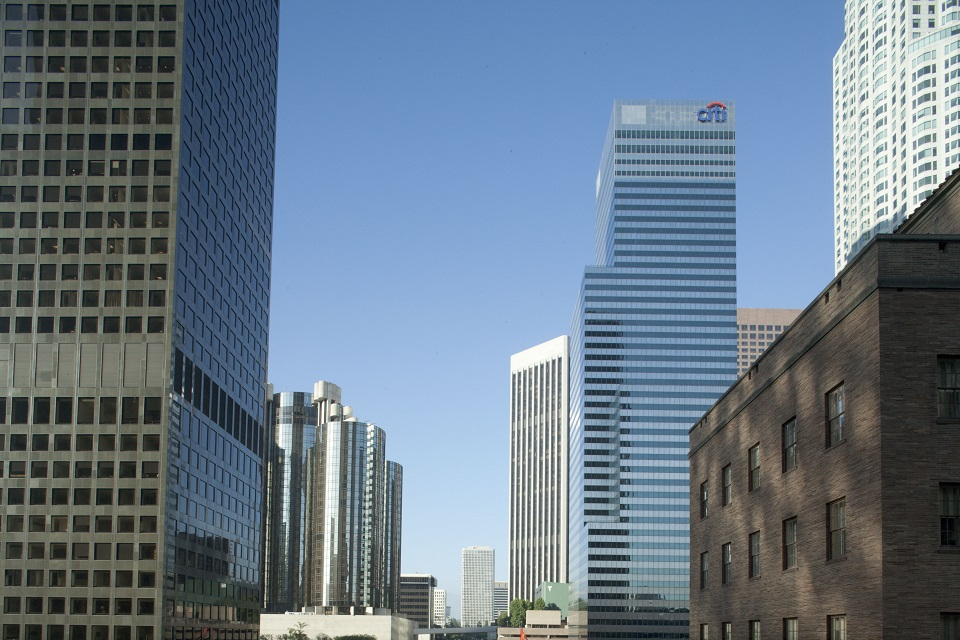
%> input picture post/2018/frequency-gaussian/input.jpg, 960 x 640 px
$ octave g.m   (GNU Octave 9; MATLAB toolbox functions it lacks are replaced by stand-ins)
%> lines starting %> are read from the running program, lines starting %| are printed output that depends on the picture
I = im2double(imread('input.jpg'));
[H, W, ~] = size(I);
%> H = 640; W = 960
N = 2*H;
%> N = 1280
M = 2*W;
%> M = 1920
Ip = zeros(N,M, 3);
Ip(1:H,1:W,:) = I;
[x,y]=meshgrid(1:M,1:N);
Ic = Ip.*repmat((-1).^(x+y),1,1,3);
F=fft2(Ic);

Mag=abs(F);
Pha = angle(F);
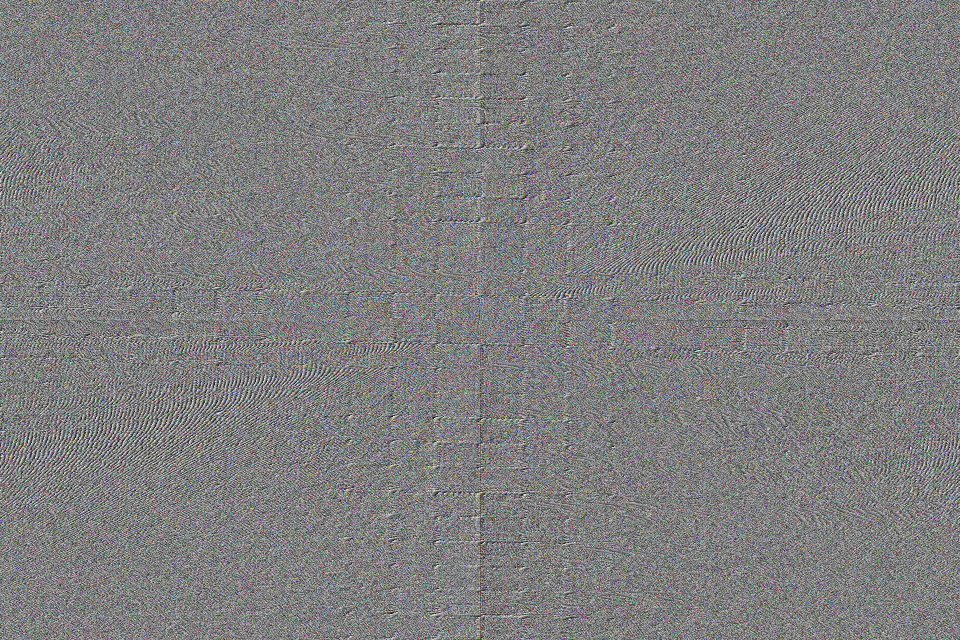
%> Pha: size 1280x1920x3 double (shown at 1/2 size); mean R, G, B 1.28e-06, 2.56e-06, 5.15e-18; drawn with min black and max white
Vmag = log(Mag)/8;
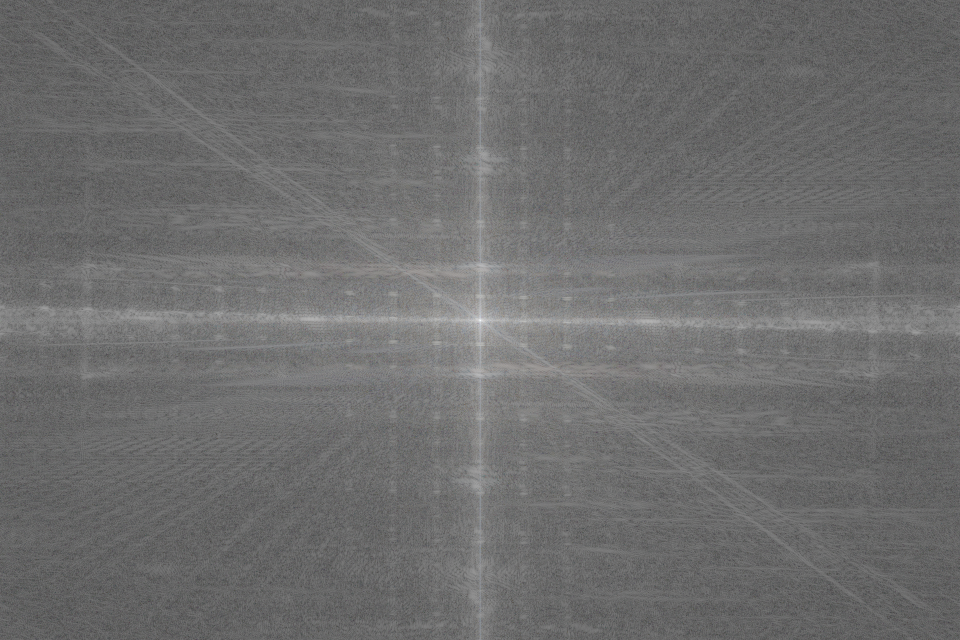
%> Vmag: size 1280x1920x3 double (shown at 1/2 size); mean R, G, B 0.375, 0.375, 0.375; drawn with min black and max white
Vpha=(Pha/pi+1)/2;


[u,v] = meshgrid(1:M,1:N);
cu = (1+M)/2;
%> cu = 960.5
cv = (1+N)/2;
%> cv = 640.5
sigma = 10;
h = exp(-2*pi^2*sigma^2*((u-cu).^2 + (v-cv).^2)/(M*N));

G = F.*repmat(h,1,1,3);
Is=real(ifft2(G));
t=Is.*repmat((-1).^(x+y),1,1,3);
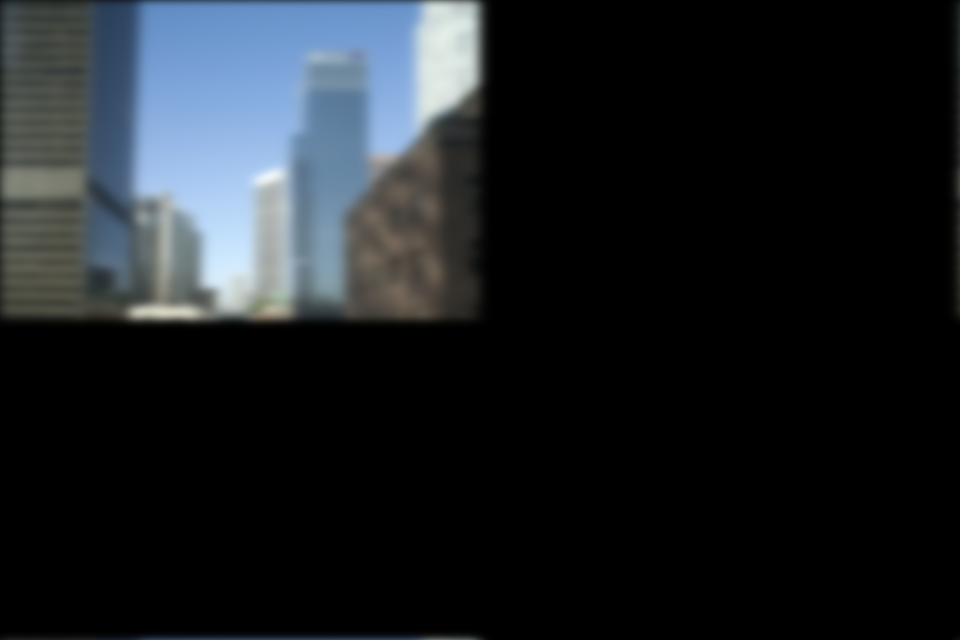
%> t: size 1280x1920x3 double (shown at 1/2 size); mean R, G, B 0.102, 0.118, 0.133; mean of the top-left, top-right, bottom-left and bottom-right quarters 0.465, 0.00325, 0.00405, 3.13e-05; drawn with min black and max white
Iout = zeros(H, W, 3);
Iout(1:H, 1:W, :) = t(1:H, 1:W, :);

groundtruth=imgaussfilt(I,sigma);
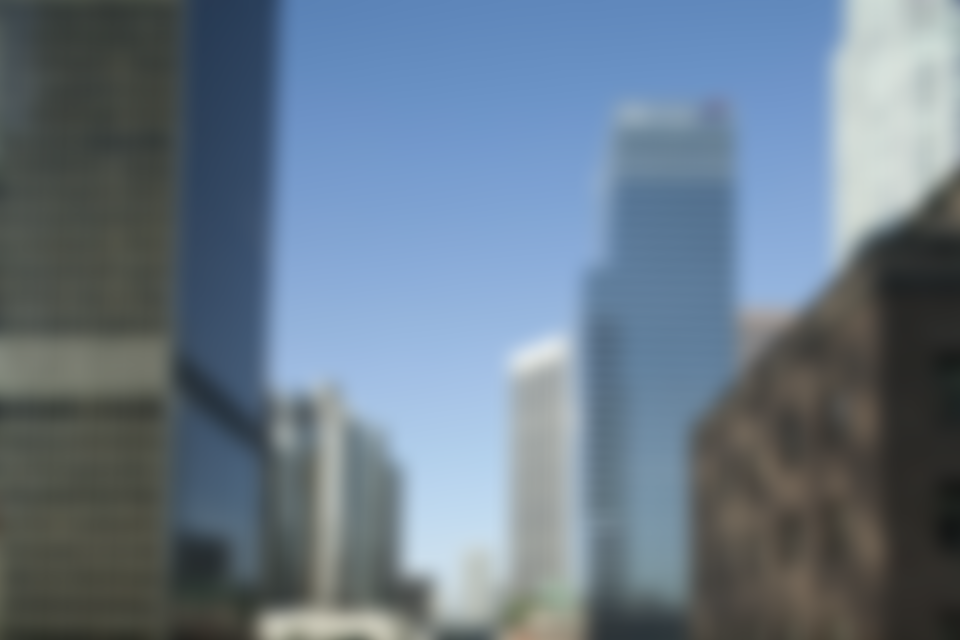
%> groundtruth: size 640x960x3 double; mean R, G, B 0.409, 0.473, 0.533

imwrite(Vmag, 'mag.jpg');
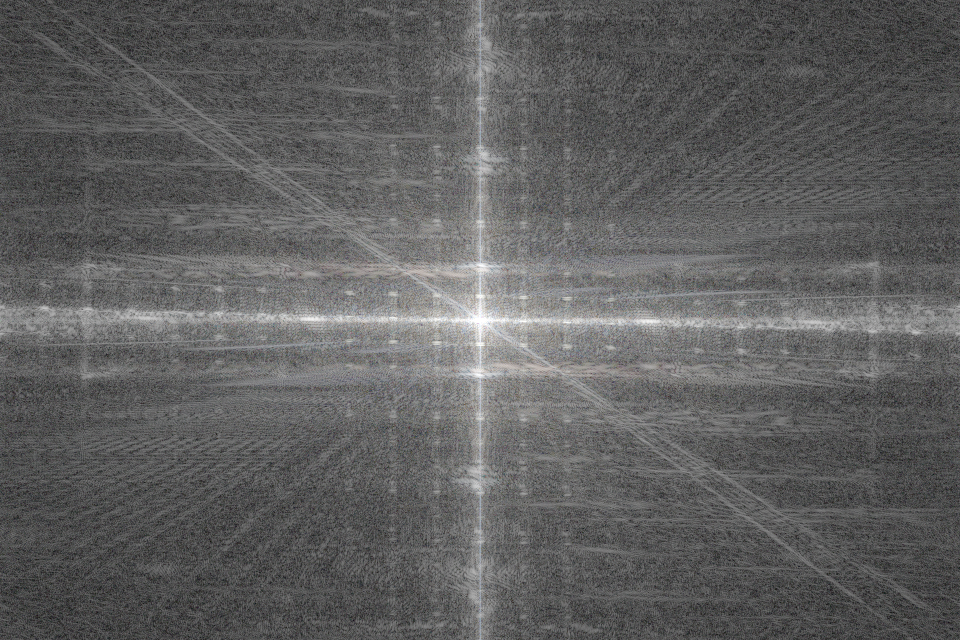
%> saved as mag.jpg: size 1280x1920x3 uint8 (shown at 1/2 size); mean R, G, B 95.7, 95.6, 95.6
imwrite(Vpha, 'phase.jpg');
imwrite(Ip, 'Ip.jpg');

imwrite(h, 'hfilter.jpg');
imwrite(Is, 'Is.jpg');
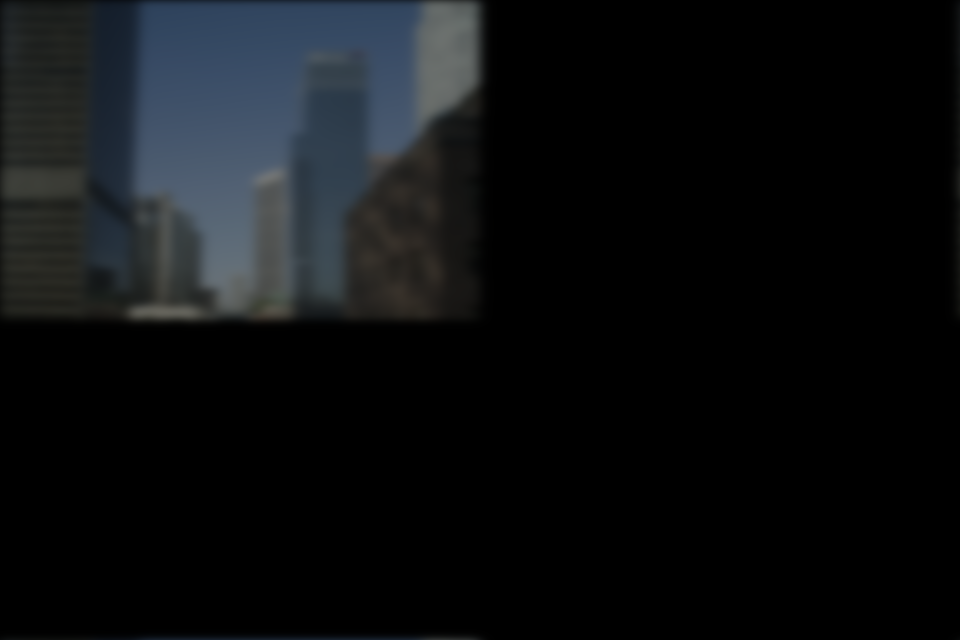
%> saved as Is.jpg: size 1280x1920x3 uint8 (shown at 1/2 size); mean R, G, B 13, 15.1, 17
imwrite(Iout, 'Iout.jpg');

imwrite(groundtruth, 'groundtruth.jpg');

dif = abs(groundtruth-Iout);
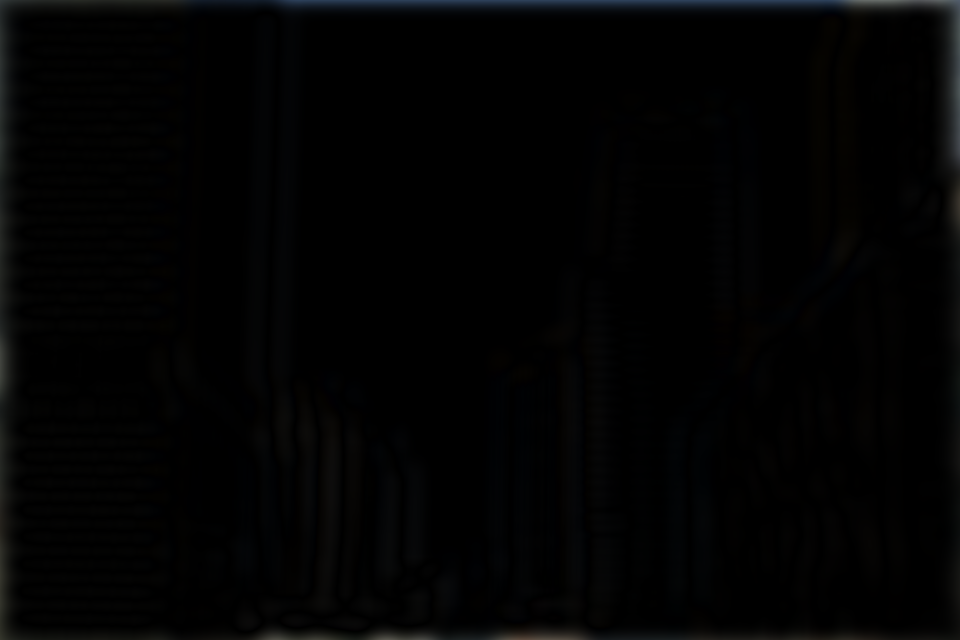
%> dif: size 640x960x3 double; mean R, G, B 0.0117, 0.0124, 0.0128
imshow(dif);

DftOut = Iout;
